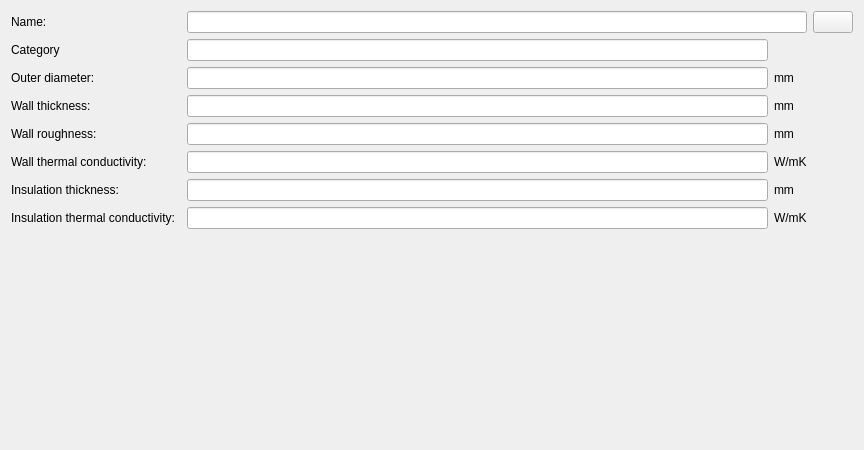
<?xml version="1.0" encoding="UTF-8"?>
<ui version="4.0">
 <class>SVDBPipeEditWidget</class>
 <widget class="QWidget" name="SVDBPipeEditWidget">
  <property name="geometry">
   <rect>
    <x>0</x>
    <y>0</y>
    <width>864</width>
    <height>450</height>
   </rect>
  </property>
  <property name="windowTitle">
   <string>Form</string>
  </property>
  <layout class="QGridLayout" name="gridLayout">
   <item row="6" column="2">
    <widget class="QtExt::ValidatingLineEdit" name="lineEditInsulationThickness"/>
   </item>
   <item row="5" column="0">
    <widget class="QLabel" name="label_5">
     <property name="text">
      <string>Wall thermal conductivity:</string>
     </property>
    </widget>
   </item>
   <item row="5" column="3">
    <widget class="QLabel" name="label_6">
     <property name="text">
      <string>W/mK</string>
     </property>
    </widget>
   </item>
   <item row="3" column="2">
    <widget class="QtExt::ValidatingLineEdit" name="lineEditWallThickness"/>
   </item>
   <item row="0" column="0">
    <widget class="QLabel" name="labelDisplayName">
     <property name="minimumSize">
      <size>
       <width>60</width>
       <height>0</height>
      </size>
     </property>
     <property name="text">
      <string>Name:</string>
     </property>
    </widget>
   </item>
   <item row="1" column="0">
    <widget class="QLabel" name="label_13">
     <property name="text">
      <string>Category</string>
     </property>
    </widget>
   </item>
   <item row="0" column="2" colspan="2">
    <widget class="QtExt::LanguageStringEditWidget1" name="lineEditName"/>
   </item>
   <item row="4" column="0">
    <widget class="QLabel" name="label_7">
     <property name="text">
      <string>Wall roughness:</string>
     </property>
    </widget>
   </item>
   <item row="4" column="3">
    <widget class="QLabel" name="label_8">
     <property name="text">
      <string>mm</string>
     </property>
    </widget>
   </item>
   <item row="3" column="3">
    <widget class="QLabel" name="label_4">
     <property name="text">
      <string>mm</string>
     </property>
    </widget>
   </item>
   <item row="7" column="0">
    <widget class="QLabel" name="label_11">
     <property name="text">
      <string>Insulation thermal conductivity:</string>
     </property>
    </widget>
   </item>
   <item row="5" column="2">
    <widget class="QtExt::ValidatingLineEdit" name="lineEditWallLambda"/>
   </item>
   <item row="3" column="0" colspan="2">
    <widget class="QLabel" name="label_3">
     <property name="text">
      <string>Wall thickness:</string>
     </property>
    </widget>
   </item>
   <item row="2" column="0" colspan="2">
    <widget class="QLabel" name="label">
     <property name="text">
      <string>Outer diameter:</string>
     </property>
    </widget>
   </item>
   <item row="2" column="2">
    <widget class="QtExt::ValidatingLineEdit" name="lineEditOuterDiameter"/>
   </item>
   <item row="4" column="2">
    <widget class="QtExt::ValidatingLineEdit" name="lineEditWallRoughness"/>
   </item>
   <item row="7" column="2">
    <widget class="QtExt::ValidatingLineEdit" name="lineEditInsulationLambda"/>
   </item>
   <item row="0" column="4">
    <widget class="QtExt::ColorButton" name="pushButtonPipeColor">
     <property name="sizePolicy">
      <sizepolicy hsizetype="Fixed" vsizetype="Fixed">
       <horstretch>0</horstretch>
       <verstretch>0</verstretch>
      </sizepolicy>
     </property>
    </widget>
   </item>
   <item row="2" column="3">
    <widget class="QLabel" name="label_2">
     <property name="text">
      <string>mm</string>
     </property>
    </widget>
   </item>
   <item row="8" column="2">
    <spacer name="verticalSpacer">
     <property name="orientation">
      <enum>Qt::Vertical</enum>
     </property>
     <property name="sizeHint" stdset="0">
      <size>
       <width>20</width>
       <height>40</height>
      </size>
     </property>
    </spacer>
   </item>
   <item row="6" column="3">
    <widget class="QLabel" name="label_10">
     <property name="text">
      <string>mm</string>
     </property>
    </widget>
   </item>
   <item row="7" column="3">
    <widget class="QLabel" name="label_12">
     <property name="text">
      <string>W/mK</string>
     </property>
    </widget>
   </item>
   <item row="6" column="0">
    <widget class="QLabel" name="label_9">
     <property name="text">
      <string>Insulation thickness:</string>
     </property>
    </widget>
   </item>
   <item row="1" column="2">
    <widget class="QLineEdit" name="lineEditCategory"/>
   </item>
  </layout>
 </widget>
 <customwidgets>
  <customwidget>
   <class>QtExt::ValidatingLineEdit</class>
   <extends>QLineEdit</extends>
   <header location="global">QtExt_ValidatingLineEdit.h</header>
  </customwidget>
  <customwidget>
   <class>QtExt::ColorButton</class>
   <extends>QPushButton</extends>
   <header location="global">QtExt_ColorButton.h</header>
  </customwidget>
  <customwidget>
   <class>QtExt::LanguageStringEditWidget1</class>
   <extends>QLineEdit</extends>
   <header location="global">QtExt_LanguageStringEditWidget1.h</header>
  </customwidget>
 </customwidgets>
 <tabstops>
  <tabstop>lineEditName</tabstop>
  <tabstop>pushButtonPipeColor</tabstop>
  <tabstop>lineEditCategory</tabstop>
  <tabstop>lineEditOuterDiameter</tabstop>
  <tabstop>lineEditWallThickness</tabstop>
  <tabstop>lineEditWallRoughness</tabstop>
  <tabstop>lineEditWallLambda</tabstop>
  <tabstop>lineEditInsulationThickness</tabstop>
  <tabstop>lineEditInsulationLambda</tabstop>
 </tabstops>
 <resources/>
 <connections/>
</ui>
